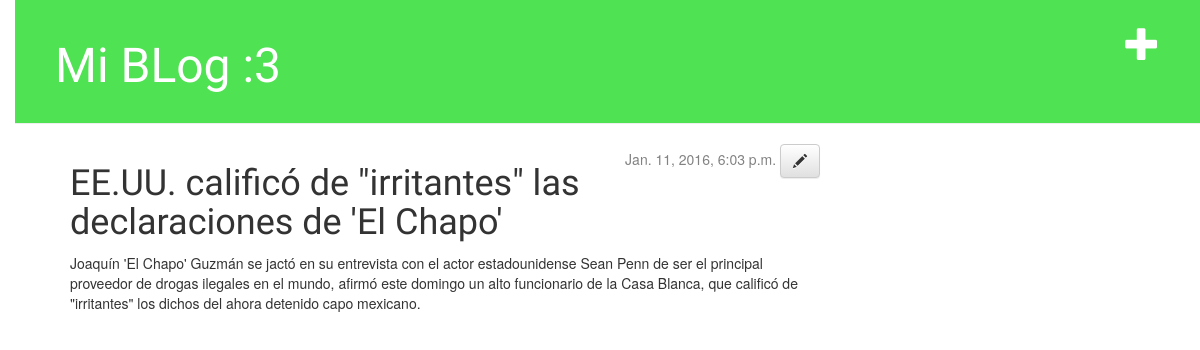
The app's page /post/1/ with its own data.
### blog/models.py (models this page shows, shortened)
class Post(models.Model):
	autor=models.ForeignKey('auth.User')
	titulo=models.CharField(max_length=200)
	texto=models.TextField()
	creacion_fecha=models.DateTimeField(default=timezone.now)
	publicacion_fecha=models.DateTimeField(blank=True,null=True)

### blog/views.py (the view)
# urls.py: url(r'^post/(?P<post_pk>[0-9]+)/$', views.post_detalle),
def post_detalle(request,post_pk):
	post=get_object_or_404(Post,pk=post_pk)
	return render(request, 'blog/post_detalle.html',{'post':post})

### blog/templates/blog/post_detalle.html
{% extends 'blog/base.html' %}
    {% block content %}
        <div class="date">
        {% if post.publicacion_fecha %}
            {{ post.publicacion_fecha }}
        {% endif %}
        <a class="btn btn-default" href="{% url 'post_editar' post_pk=post.pk %}"><span class="glyphicon glyphicon-pencil"></span></a>
        </div>
        <h1>{{ post.titulo }}</h1>
        <p>{{ post.texto|linebreaks }}</p>
    {% endblock %}

### blog/static/css/blog.css (style rules this page uses)
body { padding-left: 15px; }
h1, h2, h3, h4 { font-family: 'Roboto Condensed', cursive; }
.date { float: right; color: #828282; }

### records on screen
Post: publicacion_fecha "Jan. 11, 2016, 6:03 p.m.", titulo "EE.UU. calificó de \"irritantes\" las declaraciones de 'El Chapo'", texto "Joaquín 'El Chapo' Guzmán se jactó en su entrevista con el actor estadounidense Sean Penn de ser el principal proveedor de drogas ilegales en el mundo, afirmó este domingo un alto funcionario de la Casa Blanca, que calificó de \"irritantes\" los dichos del ahora detenido capo mexicano."
